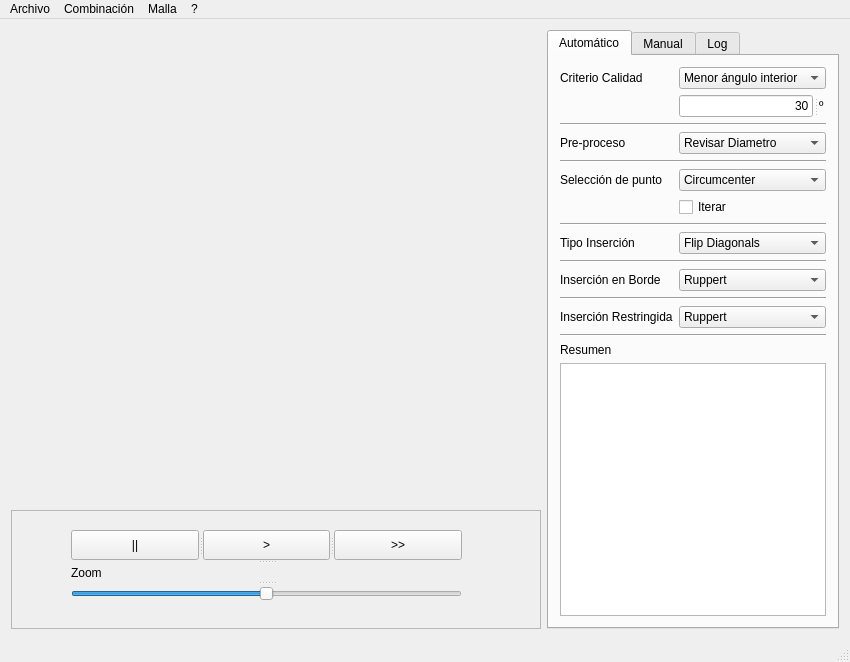
<?xml version="1.0" encoding="UTF-8"?>
<ui version="4.0">
 <class>MainWindow</class>
 <widget class="QMainWindow" name="MainWindow">
  <property name="geometry">
   <rect>
    <x>0</x>
    <y>0</y>
    <width>850</width>
    <height>662</height>
   </rect>
  </property>
  <property name="sizePolicy">
   <sizepolicy hsizetype="Preferred" vsizetype="Preferred">
    <horstretch>0</horstretch>
    <verstretch>0</verstretch>
   </sizepolicy>
  </property>
  <property name="windowTitle">
   <string>MainWindow</string>
  </property>
  <widget class="QWidget" name="centralWidget">
   <layout class="QGridLayout" name="gridLayout_4">
    <item row="0" column="0" rowspan="4" colspan="2">
     <layout class="QHBoxLayout" name="glLayout"/>
    </item>
    <item row="0" column="2" rowspan="5">
     <widget class="QTabWidget" name="processTab">
      <property name="sizePolicy">
       <sizepolicy hsizetype="Fixed" vsizetype="Expanding">
        <horstretch>0</horstretch>
        <verstretch>0</verstretch>
       </sizepolicy>
      </property>
      <property name="currentIndex">
       <number>0</number>
      </property>
      <widget class="QWidget" name="automaticPage">
       <attribute name="title">
        <string>Automático</string>
       </attribute>
       <layout class="QFormLayout" name="processLayout">
        <property name="fieldGrowthPolicy">
         <enum>QFormLayout::AllNonFixedFieldsGrow</enum>
        </property>
        <item row="0" column="0">
         <widget class="QLabel" name="label_12">
          <property name="text">
           <string>Criterio Calidad</string>
          </property>
         </widget>
        </item>
        <item row="0" column="1">
         <widget class="QComboBox" name="comboBox_10">
          <item>
           <property name="text">
            <string>Menor ángulo interior</string>
           </property>
          </item>
         </widget>
        </item>
        <item row="2" column="0" colspan="2">
         <widget class="Line" name="line">
          <property name="orientation">
           <enum>Qt::Horizontal</enum>
          </property>
         </widget>
        </item>
        <item row="3" column="0">
         <widget class="QLabel" name="label">
          <property name="text">
           <string>Pre-proceso</string>
          </property>
         </widget>
        </item>
        <item row="3" column="1">
         <widget class="QComboBox" name="comboBox">
          <item>
           <property name="text">
            <string>Revisar Diametro</string>
           </property>
          </item>
          <item>
           <property name="text">
            <string>Ninguno</string>
           </property>
          </item>
         </widget>
        </item>
        <item row="4" column="0" colspan="2">
         <widget class="Line" name="line_2">
          <property name="orientation">
           <enum>Qt::Horizontal</enum>
          </property>
         </widget>
        </item>
        <item row="5" column="0">
         <widget class="QLabel" name="label_2">
          <property name="text">
           <string>Selección de punto</string>
          </property>
         </widget>
        </item>
        <item row="5" column="1">
         <widget class="QComboBox" name="comboBox_2">
          <item>
           <property name="text">
            <string>Circumcenter</string>
           </property>
          </item>
          <item>
           <property name="text">
            <string>Bisection</string>
           </property>
          </item>
          <item>
           <property name="text">
            <string>Lepp-Bisection</string>
           </property>
          </item>
          <item>
           <property name="text">
            <string>Centroid</string>
           </property>
          </item>
          <item>
           <property name="text">
            <string>Lepp-Centroid</string>
           </property>
          </item>
          <item>
           <property name="text">
            <string>Lepp-Delaunay</string>
           </property>
          </item>
          <item>
           <property name="text">
            <string>Off-Center</string>
           </property>
          </item>
         </widget>
        </item>
        <item row="6" column="0">
         <widget class="QLabel" name="label_4">
          <property name="text">
           <string/>
          </property>
         </widget>
        </item>
        <item row="6" column="1">
         <widget class="QCheckBox" name="checkBox">
          <property name="text">
           <string>Iterar</string>
          </property>
         </widget>
        </item>
        <item row="7" column="0" colspan="2">
         <widget class="Line" name="line_3">
          <property name="orientation">
           <enum>Qt::Horizontal</enum>
          </property>
         </widget>
        </item>
        <item row="8" column="0">
         <widget class="QLabel" name="label_9">
          <property name="text">
           <string>Tipo Inserción</string>
          </property>
         </widget>
        </item>
        <item row="8" column="1">
         <widget class="QComboBox" name="comboBox_8">
          <item>
           <property name="text">
            <string>Flip Diagonals</string>
           </property>
          </item>
          <item>
           <property name="text">
            <string>Cavidad*</string>
           </property>
          </item>
         </widget>
        </item>
        <item row="9" column="0" colspan="2">
         <widget class="Line" name="line_4">
          <property name="orientation">
           <enum>Qt::Horizontal</enum>
          </property>
         </widget>
        </item>
        <item row="10" column="0">
         <widget class="QLabel" name="label_3">
          <property name="text">
           <string>Inserción en Borde</string>
          </property>
         </widget>
        </item>
        <item row="10" column="1">
         <widget class="QComboBox" name="comboBox_3">
          <item>
           <property name="text">
            <string>Ruppert</string>
           </property>
          </item>
          <item>
           <property name="text">
            <string>Rivara</string>
           </property>
          </item>
         </widget>
        </item>
        <item row="11" column="0" colspan="2">
         <widget class="Line" name="line_5">
          <property name="orientation">
           <enum>Qt::Horizontal</enum>
          </property>
         </widget>
        </item>
        <item row="12" column="0">
         <widget class="QLabel" name="label_5">
          <property name="text">
           <string>Inserción Restringida</string>
          </property>
         </widget>
        </item>
        <item row="12" column="1">
         <widget class="QComboBox" name="comboBox_4">
          <item>
           <property name="text">
            <string>Ruppert</string>
           </property>
          </item>
          <item>
           <property name="text">
            <string>Rivara</string>
           </property>
          </item>
         </widget>
        </item>
        <item row="14" column="0" colspan="2">
         <widget class="Line" name="line_6">
          <property name="orientation">
           <enum>Qt::Horizontal</enum>
          </property>
         </widget>
        </item>
        <item row="15" column="0">
         <widget class="QLabel" name="label_13">
          <property name="text">
           <string>Resumen</string>
          </property>
         </widget>
        </item>
        <item row="16" column="0" colspan="2">
         <widget class="QTextEdit" name="textEdit_2">
          <property name="readOnly">
           <bool>true</bool>
          </property>
         </widget>
        </item>
        <item row="1" column="1">
         <widget class="QSplitter" name="splitter_4">
          <property name="enabled">
           <bool>true</bool>
          </property>
          <property name="orientation">
           <enum>Qt::Horizontal</enum>
          </property>
          <property name="opaqueResize">
           <bool>true</bool>
          </property>
          <property name="handleWidth">
           <number>6</number>
          </property>
          <property name="childrenCollapsible">
           <bool>true</bool>
          </property>
          <widget class="QLineEdit" name="lineEdit">
           <property name="text">
            <string>30</string>
           </property>
           <property name="alignment">
            <set>Qt::AlignRight|Qt::AlignTrailing|Qt::AlignVCenter</set>
           </property>
          </widget>
          <widget class="QLabel" name="label_14">
           <property name="text">
            <string>º</string>
           </property>
          </widget>
         </widget>
        </item>
       </layout>
      </widget>
      <widget class="QWidget" name="manualPage">
       <attribute name="title">
        <string>Manual</string>
       </attribute>
       <layout class="QFormLayout" name="formLayout">
        <item row="0" column="0">
         <widget class="QLabel" name="label_6">
          <property name="text">
           <string>Selección de punto</string>
          </property>
         </widget>
        </item>
        <item row="0" column="1">
         <widget class="QComboBox" name="comboBox_5">
          <item>
           <property name="text">
            <string>Circumcenter</string>
           </property>
          </item>
          <item>
           <property name="text">
            <string>Bisection</string>
           </property>
          </item>
          <item>
           <property name="text">
            <string>Lepp-Bisection</string>
           </property>
          </item>
          <item>
           <property name="text">
            <string>Centroid</string>
           </property>
          </item>
          <item>
           <property name="text">
            <string>Lepp-Centroid</string>
           </property>
          </item>
          <item>
           <property name="text">
            <string>Lepp-Delaunay</string>
           </property>
          </item>
          <item>
           <property name="text">
            <string>Off-Center</string>
           </property>
          </item>
         </widget>
        </item>
        <item row="2" column="0">
         <widget class="QLabel" name="label_7">
          <property name="text">
           <string>Inserción en Borde</string>
          </property>
         </widget>
        </item>
        <item row="3" column="0">
         <widget class="QLabel" name="label_8">
          <property name="text">
           <string>Inserción Restringida</string>
          </property>
         </widget>
        </item>
        <item row="2" column="1">
         <widget class="QComboBox" name="comboBox_6">
          <item>
           <property name="text">
            <string>Rupert</string>
           </property>
          </item>
          <item>
           <property name="text">
            <string>Rivara</string>
           </property>
          </item>
         </widget>
        </item>
        <item row="3" column="1">
         <widget class="QComboBox" name="comboBox_7">
          <item>
           <property name="text">
            <string>Ruppert</string>
           </property>
          </item>
          <item>
           <property name="text">
            <string>Rivara</string>
           </property>
          </item>
         </widget>
        </item>
        <item row="1" column="1">
         <widget class="QComboBox" name="comboBox_9">
          <item>
           <property name="text">
            <string>Flip Diagonal</string>
           </property>
          </item>
          <item>
           <property name="text">
            <string>Cavidad*</string>
           </property>
          </item>
         </widget>
        </item>
        <item row="1" column="0">
         <widget class="QLabel" name="label_10">
          <property name="text">
           <string>Tipo Inserción</string>
          </property>
         </widget>
        </item>
       </layout>
      </widget>
      <widget class="QWidget" name="tab">
       <attribute name="title">
        <string>Log</string>
       </attribute>
       <layout class="QVBoxLayout" name="verticalLayout">
        <item>
         <widget class="QTextEdit" name="textEdit">
          <property name="html">
           <string>&lt;!DOCTYPE HTML PUBLIC &quot;-//W3C//DTD HTML 4.0//EN&quot; &quot;http://www.w3.org/TR/REC-html40/strict.dtd&quot;&gt;
&lt;html&gt;&lt;head&gt;&lt;meta name=&quot;qrichtext&quot; content=&quot;1&quot; /&gt;&lt;style type=&quot;text/css&quot;&gt;
p, li { white-space: pre-wrap; }
&lt;/style&gt;&lt;/head&gt;&lt;body style=&quot; font-family:'Sans'; font-size:9pt; font-weight:400; font-style:normal;&quot;&gt;
&lt;p style=&quot;-qt-paragraph-type:empty; margin-top:0px; margin-bottom:0px; margin-left:0px; margin-right:0px; -qt-block-indent:0; text-indent:0px;&quot;&gt;&lt;/p&gt;&lt;/body&gt;&lt;/html&gt;</string>
          </property>
         </widget>
        </item>
       </layout>
      </widget>
     </widget>
    </item>
    <item row="4" column="0" colspan="2">
     <widget class="QFrame" name="frame">
      <property name="frameShape">
       <enum>QFrame::StyledPanel</enum>
      </property>
      <property name="frameShadow">
       <enum>QFrame::Raised</enum>
      </property>
      <widget class="QSplitter" name="splitter_3">
       <property name="geometry">
        <rect>
         <x>60</x>
         <y>20</y>
         <width>391</width>
         <height>73</height>
        </rect>
       </property>
       <property name="orientation">
        <enum>Qt::Vertical</enum>
       </property>
       <widget class="QSplitter" name="splitter">
        <property name="orientation">
         <enum>Qt::Horizontal</enum>
        </property>
        <widget class="QPushButton" name="pushButton_3">
         <property name="text">
          <string>||</string>
         </property>
        </widget>
        <widget class="QPushButton" name="pushButton_2">
         <property name="text">
          <string>&gt;</string>
         </property>
        </widget>
        <widget class="QPushButton" name="pushButton">
         <property name="text">
          <string>&gt;&gt;</string>
         </property>
        </widget>
       </widget>
       <widget class="QSplitter" name="splitter_2">
        <property name="orientation">
         <enum>Qt::Vertical</enum>
        </property>
        <widget class="QLabel" name="label_11">
         <property name="text">
          <string>Zoom</string>
         </property>
        </widget>
        <widget class="QSlider" name="horizontalSlider">
         <property name="minimum">
          <number>1</number>
         </property>
         <property name="value">
          <number>50</number>
         </property>
         <property name="sliderPosition">
          <number>50</number>
         </property>
         <property name="orientation">
          <enum>Qt::Horizontal</enum>
         </property>
        </widget>
       </widget>
      </widget>
     </widget>
    </item>
   </layout>
  </widget>
  <widget class="QMenuBar" name="menuBar">
   <property name="geometry">
    <rect>
     <x>0</x>
     <y>0</y>
     <width>850</width>
     <height>23</height>
    </rect>
   </property>
   <widget class="QMenu" name="menuFile">
    <property name="title">
     <string>Archivo</string>
    </property>
    <addaction name="actionExit"/>
   </widget>
   <widget class="QMenu" name="menuCombination">
    <property name="title">
     <string>Combinación</string>
    </property>
    <addaction name="actionNew"/>
    <addaction name="actionOpen"/>
    <addaction name="actionSave"/>
    <addaction name="actionSaveAs"/>
   </widget>
   <widget class="QMenu" name="menuMesh">
    <property name="title">
     <string>Malla</string>
    </property>
    <addaction name="actionLoad"/>
    <addaction name="actionReload"/>
   </widget>
   <widget class="QMenu" name="menuHelp">
    <property name="title">
     <string>?</string>
    </property>
    <addaction name="actionAbout"/>
   </widget>
   <addaction name="menuFile"/>
   <addaction name="menuCombination"/>
   <addaction name="menuMesh"/>
   <addaction name="menuHelp"/>
  </widget>
  <widget class="QStatusBar" name="statusBar"/>
  <action name="actionNew">
   <property name="text">
    <string>Nueva</string>
   </property>
  </action>
  <action name="actionOpen">
   <property name="text">
    <string>Abrir...</string>
   </property>
  </action>
  <action name="actionSave">
   <property name="text">
    <string>Guardar</string>
   </property>
  </action>
  <action name="actionExit">
   <property name="text">
    <string>Salir</string>
   </property>
  </action>
  <action name="actionLoad">
   <property name="text">
    <string>Cargar...</string>
   </property>
   <property name="toolTip">
    <string>Cargar Malla</string>
   </property>
   <property name="shortcut">
    <string>Ctrl+L</string>
   </property>
  </action>
  <action name="actionReload">
   <property name="text">
    <string>Recargar</string>
   </property>
  </action>
  <action name="actionSaveAs">
   <property name="text">
    <string>Guardar como...</string>
   </property>
  </action>
  <action name="actionAbout">
   <property name="text">
    <string>Acerca...</string>
   </property>
  </action>
 </widget>
 <layoutdefault spacing="6" margin="11"/>
 <resources/>
 <connections/>
</ui>
